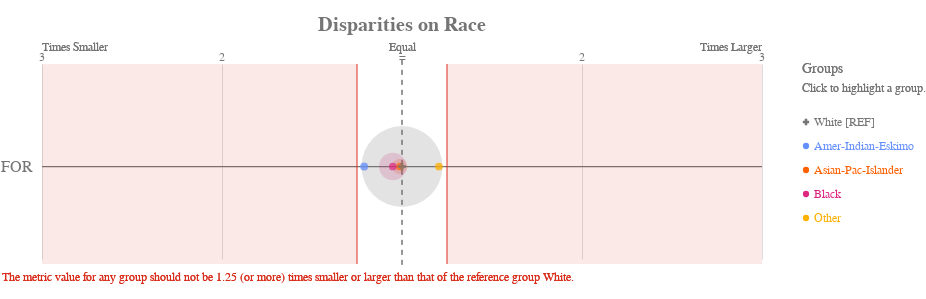

The notebook cell saved with this chart:
### Code cell
metrics1 = ['for']
disparity_tolerance1=1.25
ap.summary(bdf,metrics1,'race',fairness_threshold = disparity_tolerance1)
ap.disparity(bdf,metrics1,'race',fairness_threshold = disparity_tolerance1)

### Figure 1 — Vega-Lite specification as saved in the notebook (floating-point values rounded to 4 significant figures)
{"config": {"view": {"continuousWidth": 400, "continuousHeight": 300, "strokeWidth": 0}, "axisLeft": {"labelColor": "rgb(117,117,117)", "labelFont": "Arial", "labelFontSize": 16}, "title": {"align": "center", "baseline": "middle", "color": "rgb(117,117,117)", "font": "Arial", "fontSize": 20, "fontWeight": "bold"}}, "layer": [{"data": {"name": "data-2be3a100018404ae1ef0d94b7a7d1f49"}, "mark": {"type": "rule", "stroke": "rgb(117,117,117)", "strokeWidth": 1.25, "tooltip": ""}, "encoding": {"x": {"type": "quantitative", "field": "x", "scale": {"domain": [-2, 2], "range": [40.0, 760.0]}}, "x2": {"field": "x2"}, "y": {"type": "nominal", "axis": {"domain": false, "labelAngle": 0, "labelPadding": -30, "orient": "left", "ticks": false, "title": ""}, "field": "metric", "scale": {"domain": ["FOR"], "range": [30, 225.0]}}}}, {"data": {"name": "data-79dd248bdaa0ea02c535240e8ad022c8"}, "mark": {"type": "rule", "stroke": "rgb(117,117,117)", "strokeDash": [5, 5], "strokeWidth": 1}, "encoding": {"tooltip": {"value": "White [REF]"}, "x": {"value": 400.0}, "y": {"value": 20.83}, "y2": {"value": 229.2}}}, {"data": {"name": "data-c233327f4cd9b4c2df31bf8015c83e4a"}, "mark": {"type": "text", "align": "center", "color": "rgb(117,117,117)", "font": "Arial", "fontSize": 12, "fontWeight": "normal", "tooltip": ""}, "encoding": {"text": {"type": "nominal", "field": "label"}, "x": {"type": "quantitative", "field": "value", "scale": {"domain": [-2, 2], "range": [40.0, 760.0]}}, "y": {"value": 17.5}}}, {"layer": [{"mark": {"type": "text", "align": "left", "fill": "rgb(117,117,117)", "font": "Arial", "fontSize": 12, "fontWeight": "normal", "tooltip": ""}, "encoding": {"text": {"value": "Times Smaller"}, "x": {"value": 40.0}, "y": {"value": 7.5}}}, {"mark": {"type": "text", "align": "right", "fill": "rgb(117,117,117)", "font": "Arial", "fontSize": 12, "fontWeight": "normal", "tooltip": ""}, "encoding": {"text": {"value": "Times Larger"}, "x": {"value": 760.0}, "y": {"value": 7.5}}}, {"mark": {"type": "text", "align": "center", "fill": "rgb(117,117,117)", "font": "Arial", "fontSize": 12, "fontWeight": "normal", "tooltip": ""}, "encoding": {"text": {"value": "Equal"}, "x": {"value": 400.0}, "y": {"value": 7.5}}}], "data": {"name": "data-79dd248bdaa0ea02c535240e8ad022c8"}}, {"layer": [{"mark": {"type": "rule", "opacity": 0.8, "stroke": "rgb(217, 46, 28)", "strokeWidth": 1.25, "tooltip": ""}, "encoding": {"x": {"type": "quantitative", "field": "min", "scale": {"domain": [-2, 2], "range": [40.0, 760.0]}}, "y": {"value": 25.0}, "y2": {"value": 225.0}}}, {"mark": {"type": "rule", "opacity": 0.8, "stroke": "rgb(217, 46, 28)", "strokeWidth": 1.25, "tooltip": ""}, "encoding": {"x": {"type": "quantitative", "field": "max", "scale": {"domain": [-2, 2], "range": [40.0, 760.0]}}, "y": {"value": 25.0}, "y2": {"value": 225.0}}}, {"layer": [{"mark": {"type": "rect", "fill": "rgb(217, 46, 28)", "opacity": 0.1, "tooltip": ""}, "encoding": {"x": {"type": "quantitative", "field": "min", "scale": {"domain": [-2, 2], "range": [40.0, 760.0]}}, "x2": {"field": "lower_end"}, "y": {"value": 25.0}, "y2": {"value": 225.0}}}, {"mark": {"type": "rect", "fill": "rgb(217, 46, 28)", "opacity": 0.1, "tooltip": ""}, "encoding": {"x": {"type": "quantitative", "field": "max", "scale": {"domain": [-2, 2], "range": [40.0, 760.0]}}, "x2": {"field": "upper_end"}, "y": {"value": 25.0}, "y2": {"value": 225.0}}}]}, {"data": {"name": "data-79dd248bdaa0ea02c535240e8ad022c8"}, "mark": {"type": "text", "align": "left", "baseline": "top", "fill": "rgb(217, 46, 28)", "font": "Arial", "fontSize": 12, "fontWeight": "normal", "tooltip": ""}, "encoding": {"text": {"value": "The metric value for any group should not be 1.25 (or more) times smaller or larger than that of the reference group White."}, "x": {"value": 0}, "y": {"value": 233.3}}}], "data": {"name": "data-feb20f5d4dfe62687617135ffee93d46"}}, {"layer": [{"mark": "circle"}, {"data": {"name": "data-03141d3c3193cc6b60e85f73b2402ecb"}, "mark": {"type": "circle", "opacity": 0.2}, "encoding": {"color": {"condition": {"type": "nominal", "field": "attribute_value", "legend": null, "scale": {"domain": ["White", "Amer-Indian-Eskimo", "Asian-Pac-Islander", "Black", "Other"], "range": ["rgb(117,117,117)", "rgb(100, 143, 255)", "rgb(254, 97, 0)", "rgb(220, 38, 127)", "rgb(255, 176, 0)", "rgb(120, 94, 240)"]}, "selection": "selector093"}, "value": "rgb(224,224,224)"}, "size": {"type": "quantitative", "field": "group_size", "legend": null, "scale": {"domain": [0, 9991.0], "range": [0, 7854.0]}}, "tooltip": [{"type": "nominal", "field": "attribute_value", "title": "Group"}, {"type": "nominal", "field": "tooltip_group_size", "title": "Group Size"}, {"type": "nominal", "field": "tooltip_disparity_explanation_for", "title": "Disparity"}, {"type": "quantitative", "field": "for", "format": ".2f", "title": "FOR"}], "x": {"type": "quantitative", "axis": {"domain": false, "labels": false, "ticks": false, "title": null, "values": [1, 2, -2, -1]}, "field": "for_disparity_scaled", "scale": {"domain": [-2, 2], "range": [40.0, 760.0]}}, "y": {"type": "nominal", "axis": {"domain": false, "grid": false, "labels": false, "ticks": false, "title": " "}, "field": "metric_variable", "scale": {"domain": ["FOR"], "range": [30, 225.0]}}}, "selection": {"selector095": {"type": "multi", "empty": "all", "fields": ["attribute_value"]}}, "transform": [{"calculate": "'FOR'", "as": "metric_variable"}]}, {"layer": [{"mark": "point"}, {"data": {"name": "data-03141d3c3193cc6b60e85f73b2402ecb"}, "mark": {"type": "point", "filled": true, "size": 60}, "encoding": {"color": {"condition": {"type": "nominal", "field": "attribute_value", "legend": null, "scale": {"domain": ["White", "Amer-Indian-Eskimo", "Asian-Pac-Islander", "Black", "Other"], "range": ["rgb(117,117,117)", "rgb(100, 143, 255)", "rgb(254, 97, 0)", "rgb(220, 38, 127)", "rgb(255, 176, 0)", "rgb(120, 94, 240)"]}, "selection": "selector093"}, "value": "rgb(224,224,224)"}, "shape": {"type": "nominal", "field": "attribute_value", "legend": null, "scale": {"domain": ["White", "Amer-Indian-Eskimo", "Asian-Pac-Islander", "Black", "Other"], "range": ["cross", "circle", "circle", "circle", "circle"]}}, "tooltip": [{"type": "nominal", "field": "attribute_value", "title": "Group"}, {"type": "nominal", "field": "tooltip_group_size", "title": "Group Size"}, {"type": "nominal", "field": "tooltip_disparity_explanation_for", "title": "Disparity"}, {"type": "quantitative", "field": "for", "format": ".2f", "title": "FOR"}], "x": {"type": "quantitative", "axis": {"domain": false, "labels": false, "ticks": false, "title": null, "values": [1, 2, -2, -1]}, "field": "for_disparity_scaled", "scale": {"domain": [-2, 2], "range": [40.0, 760.0]}}, "y": {"type": "nominal", "axis": {"domain": false, "grid": false, "labels": false, "ticks": false, "title": " "}, "field": "metric_variable", "scale": {"domain": ["FOR"], "range": [30, 225.0]}}}, "selection": {"selector094": {"type": "multi", "empty": "all", "fields": ["attribute_value"]}}, "transform": [{"calculate": "'FOR'", "as": "metric_variable"}]}]}]}, {"layer": [{"mark": {"type": "point", "filled": true, "opacity": 1, "size": 39.48}, "encoding": {"color": {"condition": {"type": "nominal", "field": "attribute_value", "legend": null, "scale": {"domain": ["White", "Amer-Indian-Eskimo", "Asian-Pac-Islander", "Black", "Other"], "range": ["rgb(117,117,117)", "rgb(100, 143, 255)", "rgb(254, 97, 0)", "rgb(220, 38, 127)", "rgb(255, 176, 0)", "rgb(120, 94, 240)"]}, "selection": "selector093"}, "value": "rgb(224,224,224)"}, "shape": {"type": "nominal", "field": "attribute_value", "legend": null, "scale": {"domain": ["White", "Amer-Indian-Eskimo", "Asian-Pac-Islander", "Black", "Other"], "range": ["cross", "circle", "circle", "circle", "circle"]}}, "x": {"value": 804}, "y": {"type": "nominal", "axis": {"domain": false, "grid": false, "labels": false, "ticks": false, "title": " "}, "field": "attribute_value", "scale": {"domain": ["White", "Amer-Indian-Eskimo", "Asian-Pac-Islander", "Black", "Other"], "range": [71, 191]}}}, "selection": {"selector093": {"type": "multi", "empty": "all", "fields": ["attribute_value"]}}}, {"mark": {"type": "text", "align": "left", "baseline": "middle", "font": "Arial", "fontSize": 12, "fontWeight": "normal"}, "encoding": {"color": {"condition": {"type": "nominal", "field": "attribute_value", "legend": null, "scale": {"domain": ["White", "Amer-Indian-Eskimo", "Asian-Pac-Islander", "Black", "Other"], "range": ["rgb(117,117,117)", "rgb(100, 143, 255)", "rgb(254, 97, 0)", "rgb(220, 38, 127)", "rgb(255, 176, 0)", "rgb(120, 94, 240)"]}, "selection": "selector093"}, "value": "rgb(224,224,224)"}, "text": {"type": "nominal", "field": "label"}, "x": {"value": 812}, "y": {"type": "nominal", "axis": {"domain": false, "grid": false, "labels": false, "ticks": false, "title": " "}, "field": "attribute_value", "scale": {"domain": ["White", "Amer-Indian-Eskimo", "Asian-Pac-Islander", "Black", "Other"], "range": [71, 191]}}}, "selection": {"selector096": {"type": "multi", "empty": "all", "fields": ["attribute_value"]}}}, {"data": {"name": "data-79dd248bdaa0ea02c535240e8ad022c8"}, "mark": {"type": "text", "align": "left", "baseline": "middle", "color": "rgb(117,117,117)", "font": "Arial", "fontSize": 12, "fontWeight": "normal"}, "encoding": {"text": {"value": "Click to highlight a group."}, "x": {"value": 800}, "y": {"value": 49}}}, {"data": {"name": "data-79dd248bdaa0ea02c535240e8ad022c8"}, "mark": {"type": "text", "align": "left", "baseline": "middle", "color": "rgb(117,117,117)", "font": "Arial", "fontSize": 14, "fontWeight": "normal"}, "encoding": {"text": {"value": "Groups"}, "x": {"value": 800}, "y": {"value": 30}}}], "data": {"name": "data-4e7cec67074b12cfce448e3a821d8fd2"}}], "height": 250, "padding": {"top": 15, "bottom": 10}, "resolve": {"scale": {"size": "independent", "y": "independent"}}, "title": "Disparities on Race", "width": 800, "$schema": "https://vega.github.io/schema/vega-lite/v4.8.1.json", "datasets": {"data-2be3a100018404ae1ef0d94b7a7d1f49": [{"metric": "FOR", "x": -2, "x2": 2}], "data-79dd248bdaa0ea02c535240e8ad022c8": [{"a": 1, "b": 0}, {"a": 1, "b": 0}], "data-c233327f4cd9b4c2df31bf8015c83e4a": [{"value": 1, "label": 2}, {"value": 2, "label": 3}, {"value": -2, "label": 3}, {"value": -1, "label": 2}, {"value": 0, "label": "="}], "data-feb20f5d4dfe62687617135ffee93d46": [{"min": -0.25, "max": 0.25, "lower_end": -2, "upper_end": 2}], "data-03141d3c3193cc6b60e85f73b2402ecb": [{"attribute_name": "race", "attribute_value": "Amer-Indian-Eskimo", "group_size": 100, "total_entities": 9769, "for": 0.5714, "for_disparity": 0.8264, "for_disparity_scaled": -0.2101, "tooltip_group_size": "100 (1.02%)", "tooltip_disparity_explanation_for": "1.21 times smaller FOR than the reference group"}, {"attribute_name": "race", "attribute_value": "Asian-Pac-Islander", "group_size": 303, "total_entities": 9769, "for": 0.6835, "for_disparity": 0.9885, "for_disparity_scaled": -0.01162, "tooltip_group_size": "303 (3.10%)", "tooltip_disparity_explanation_for": "1.01 times smaller FOR than the reference group"}, {"attribute_name": "race", "attribute_value": "Black", "group_size": 967, "total_entities": 9769, "for": 0.6579, "for_disparity": 0.9514, "for_disparity_scaled": -0.05106, "tooltip_group_size": "967 (9.90%)", "tooltip_disparity_explanation_for": "1.05 times smaller FOR than the reference group"}, {"attribute_name": "race", "attribute_value": "Other", "group_size": 73, "total_entities": 9769, "for": 0.8333, "for_disparity": 1.205, "for_disparity_scaled": 0.2051, "tooltip_group_size": "73 (0.75%)", "tooltip_disparity_explanation_for": "1.21 times larger FOR than the reference group"}, {"attribute_name": "race", "attribute_value": "White", "group_size": 8326, "total_entities": 9769, "for": 0.6915, "for_disparity": 1.0, "for_disparity_scaled": 0.0, "tooltip_group_size": "8,326 (85.23%)", "tooltip_disparity_explanation_for": "Reference group"}], "data-4e7cec67074b12cfce448e3a821d8fd2": [{"attribute_value": "White", "label": "White [REF]"}, {"attribute_value": "Amer-Indian-Eskimo", "label": "Amer-Indian-Eskimo"}, {"attribute_value": "Asian-Pac-Islander", "label": "Asian-Pac-Islander"}, {"attribute_value": "Black", "label": "Black"}, {"attribute_value": "Other", "label": "Other"}]}}
